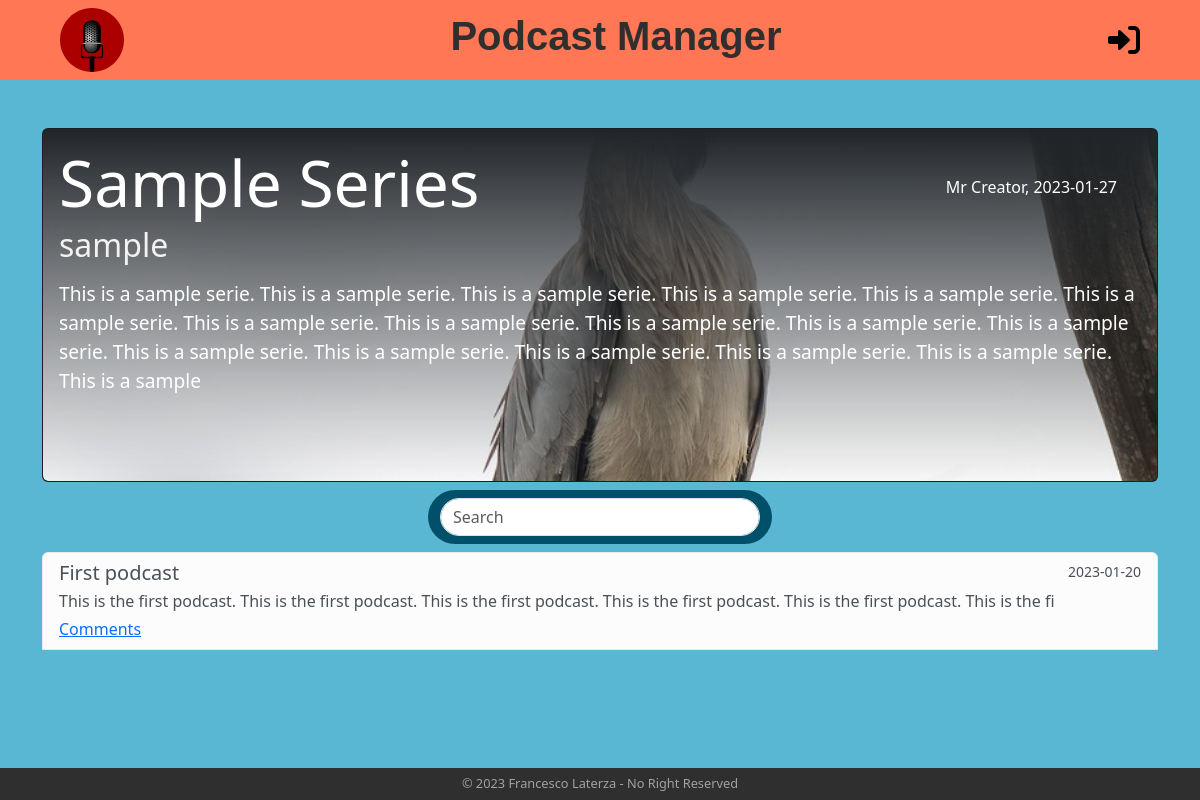
Page /series/10 on the committed database.
### tables this page shows
CREATE TABLE "series" (
	"id"	INTEGER,
	"title"	TEXT NOT NULL,
	"category"	TEXT NOT NULL,
	"date"	TEXT NOT NULL,
	"text"	TEXT NOT NULL,
	"creator_id"	INTEGER NOT NULL,
	PRIMARY KEY("id" AUTOINCREMENT),
	FOREIGN KEY("creator_id") REFERENCES "users"("id") ON DELETE CASCADE
);

CREATE TABLE "users" (
	"id"	INTEGER,
	"username"	TEXT NOT NULL,
	"email"	TEXT NOT NULL UNIQUE,
	"password"	TEXT NOT NULL,
	"is_creator"	INTEGER NOT NULL,
	PRIMARY KEY("id" AUTOINCREMENT)
);

CREATE TABLE "podcasts" (
	"id"	INTEGER,
	"title"	TEXT NOT NULL UNIQUE,
	"description"	TEXT NOT NULL,
	"date"	TEXT,
	"series_id"	INTEGER NOT NULL,
	"rnd_seed"	INTEGER NOT NULL,
	PRIMARY KEY("id" AUTOINCREMENT),
	FOREIGN KEY("series_id") REFERENCES "series"("id") ON DELETE CASCADE
);

### app.py (the view)
@app.route('/series/<int:series_id>')
def series(series_id):
    series_selected = series_dao.get_series_by_id(series_id)
    if not series_selected:
        flash("Series do not exist...", "danger")
        return redirect(url_for("home"))
    if current_user.is_authenticated:
        podcasts = podcast_dao.get_podcasts(series_id, current_user.id)
    else:
        podcasts = podcast_dao.get_podcasts(series_id, 0)
    return render_template("series.html", series=series_selected, podcasts=podcasts, get_creator_name=users_dao.get_user_username_by_id, is_following=follows_dao.is_following, comments=comments_dao.get_comments, str=str)

### dao/comments_dao.py (called while the page is built)
def get_comments(podcast_id):
    conn = sqlite3.connect("db/series.db")
    conn.row_factory = sqlite3.Row
    cursor = conn.cursor()
    sql = "SELECT * FROM comments WHERE podcast_id = ?"
    cursor.execute(sql, (podcast_id, ))
    res = cursor.fetchall()
    cursor.close()
    conn.close()
    return res

### dao/podcast_dao.py (called while the page is built)
def get_podcasts(series_id, creator_id):
    conn = sqlite3.connect("db/series.db")
    conn.row_factory = sqlite3.Row
    cursor = conn.cursor()
    sql = "SELECT podcasts.*, creator_id FROM podcasts LEFT JOIN series ON podcasts.series_id = series.id WHERE series_id = ? AND ( podcasts.date <= ? OR creator_id = ? ) ORDER BY date ASC"
    curr_date = date.today()
    cursor.execute(sql, (series_id, curr_date, creator_id))
    res = cursor.fetchall()
    cursor.close()
    conn.close()
    return res

### dao/series_dao.py (called while the page is built)
def get_series_by_id(id):
    conn = sqlite3.connect("db/series.db")
    conn.row_factory = sqlite3.Row
    cursor = conn.cursor()
    sql = "SELECT * FROM series WHERE id = ?"
    cursor.execute(sql, (id, ))
    res = cursor.fetchone()
    cursor.close()
    conn.close()
    return res

### dao/users_dao.py (called while the page is built)
def get_user_by_id(id):
    conn = sqlite3.connect("db/series.db")
    conn.row_factory = sqlite3.Row
    cursor = conn.cursor()
    sql = "SELECT * FROM users WHERE id = ?"
    cursor.execute(sql, (id, ))
    res = cursor.fetchone()
    cursor.close()
    conn.close()
    return res

def get_user_username_by_id(id):
    user = get_user_by_id(id)
    return user["username"]

### templates/series.html (shortened to what this page needs)
{% extends "base.html" %} {% block title %}{{ series.title | e }}{% endblock %}
{% block content%}
<main class="col-12 container height-main">
  <div class="card text-bg-dark mt-5">
    <img
      src="{{ url_for('static', filename='images/'+series.title.lower().replace(' ', '_')+'.jpeg') }}"
      class="card-img series-img-bg"
      alt="series image"
    />
    <article class="card-img-overlay">
      <section class="d-flex justify-content-between align-items-center">
        <h5 class="card-title series-title">{{ series.title | e }}</h5>
        <h6 class="card-text me-4">
          {{ get_creator_name(series.creator_id) | e }}, {{ series.date | e }}
        </h6>
      </section>
      <section>
        <h6 class="card-subtitle text-muted series-subtitle">
          {{ series.category | e }}
        </h6>
        <p class="card-text series-text mt-3">{{ series.text | e }}</p>
      </section>
    </article>
  </div>
  {% if podcasts | length != 0 %}
  <nav class="navbar search-nav my-2 mx-auto">
    <div class="container-fluid">
      <input
        class="form-control search-tab"
        type="search"
        placeholder="Search"
        aria-label="Search"
      />
    </div>
  </nav>
  {% endif %}
  <article class="list-group">
     {% for podcast in podcasts %}
    <section
      class="list-group-item list-group-item-action list-group-item-light"
      data-podcast
    >
      <div class="d-flex w-100 justify-content-between">
        <h5 class="mb-1" data-podcast-title>{{ podcast.title | e }}</h5>
        <small>{{ podcast.date | e }}</small>
      </div>
      <p class="mb-1" data-podcast-description>{{ podcast.description | e }}</p>
      <a
        href="#"
        class=""
        data-bs-toggle="modal"
        data-bs-target="#modal-comments-{{ podcast.id }}"
        title="open comments section"
      >
        Comments
      </a>
    </section>
    {% endfor %}
  </article>
</main>
{% endblock%}

### templates/base.html (shortened to what this page needs)
<!DOCTYPE html>
<html lang="en">
  <head>
    <link
      href="https://cdn.jsdelivr.net/npm/bootstrap@5.3.0-alpha1/dist/css/bootstrap.min.css"
      rel="stylesheet"
    />
    <link
      rel="stylesheet"
      href="{{ url_for('static', filename='style.css') }}"
    />
  </head>
  <body>
    <header>
      <div class="container-fluid mx-5 header-container">
        <a href="{{ url_for('home') }}" title="homepage">
          <img
            src="{{ url_for('static', filename='images/logo.svg') }}"
            alt="logo"
            class="logo-img"
          />
        </a>
        <a href="{{ url_for('home') }}" title="homepage">
          <h1>Podcast Manager</h1>
        </a>
        {% if current_user.is_authenticated %}
        <a href="{{ url_for('profile') }}" title="profile">
          <img
            src="{{ url_for('static', filename='images/user-icon.svg') }}"
            alt="login-icon"
            class="user-icon"
          />
        </a>
        {% else %}
        <a href="{{ url_for('login') }}" title="login">
          <img
            src="{{ url_for('static', filename='images/login-icon.svg') }}"
            alt="user-icon"
            class="user-icon"
          />
        </a>
        {% endif %}
      </div>
    </header>
     {% block content %}{% endblock %}
    <footer class="copy-container">
      <p class="copy">© 2023 Francesco Laterza - No Right Reserved</p>
    </footer>
  </body>
</html>

### static/style.css (style rules this page uses)
body { font-family: "Segoe UI", Tahoma, Geneva, Verdana, sans-serif; background-color: #5ab7d4; }
header { height: 5rem; background-color: #ff7754; display: flex; align-items: center; }
.header-container { display: flex; justify-content: space-between; align-items: center; }
.logo-img { width: 4rem; }
header a { text-decoration: none; color: #2f2f2f; }
header h1 { font-family: "Trebuchet MS", "Lucida Sans Unicode", "Lucida Grande", "Lucida Sans", Arial, sans-serif; font-weight: bold; }
.user-icon { width: 2rem; }
main { min-height: calc(100vh - 7rem); }
.card { background-color: #00506a; color: #5ab7d4; }
.series-img-bg { height: 20rem; object-fit: cover; -webkit-mask-image: -webkit-gradient( linear, left top, left bottom, from(rgba(0, 0, 0, 0)), to(rgba(0, 0, 0, 1)) ); mask-image: linear-gradient(to bottom, rgba(0, 0, 0, 0), rgba(0, 0, 0, 1)); }
.series-title { font-size: 4rem; }
.series-subtitle { font-size: 2rem; color: #f2f2f2 !important; }
.series-text { font-size: 1.2rem; }
.copy-container { height: 2rem; background-color: #2f2f2f; display: flex; justify-content: center; align-items: center; }
.copy { margin-bottom: 0; color: #a2a2a2; font-size: 0.8rem; }
.height-main { min-height: calc(100vh - 10rem); }
.search-nav { background-color: #00506a; border-radius: 5rem; max-width: fit-content; }
.search-tab { border-radius: 5rem; width: 20rem; }
@media (max-width: 1400px) { .series-img-bg { height: 22rem; } }

### rows in the picture
series: title "Sample Series", date "2023-01-27", category "sample", text "This is a sample serie. This is a sample serie. This is a sample serie. This is a sample serie. This is a sample serie. This is a sample serie. This is a sample serie. This is a sample serie. This is a sample serie. This is a sample serie. This is a sample serie. This is a sample serie. This is a sample serie. This is a sample serie. This is a sample serie. This is a sample serie. This is a sample"
users: username "Mr Creator"
podcasts: title "First podcast", date "2023-01-20", description "This is the first podcast. This is the first podcast. This is the first podcast. This is the first podcast. This is the first podcast. This is the fi"
